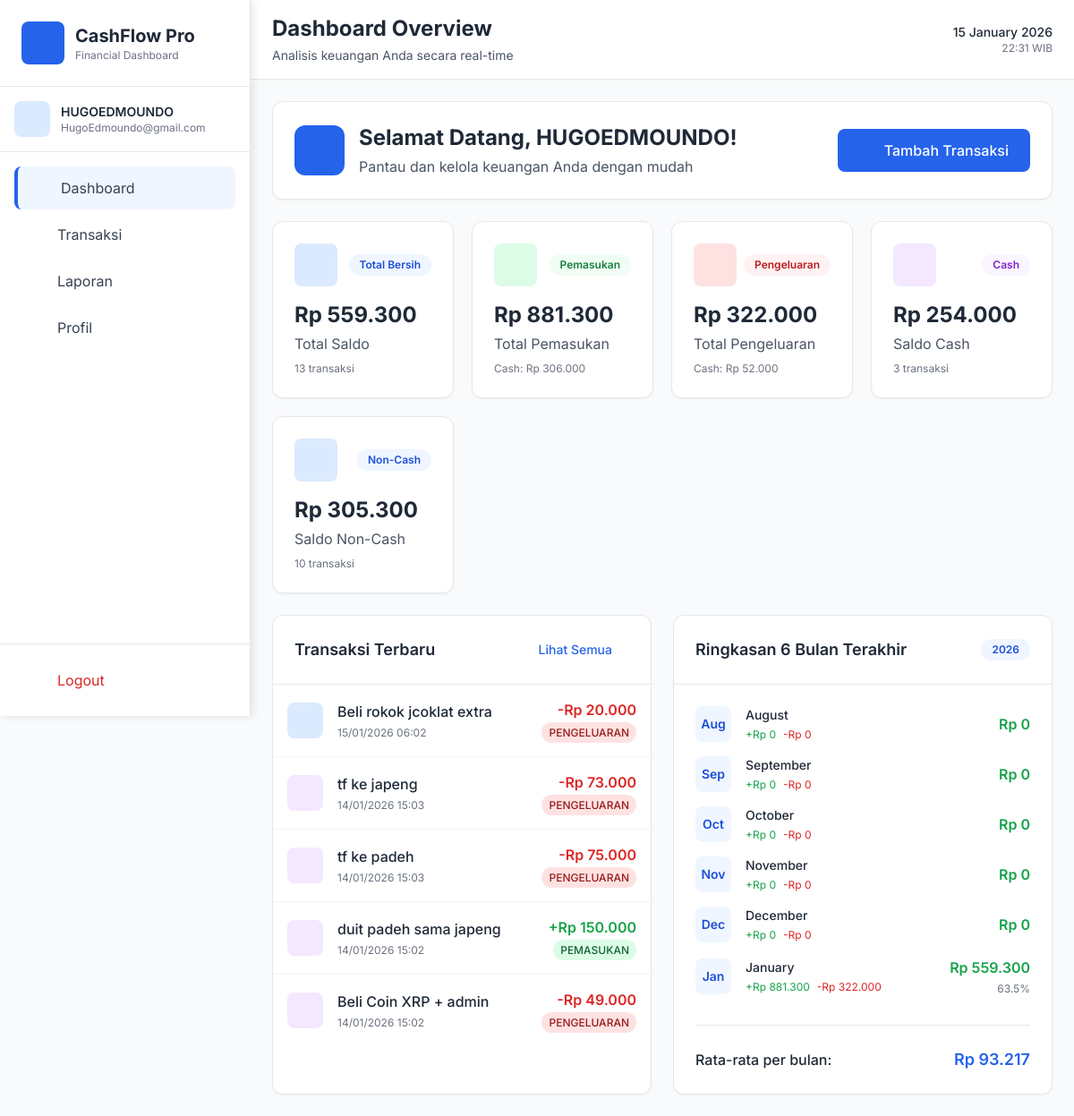
Before: /dashboard (signed in) with the older database file.
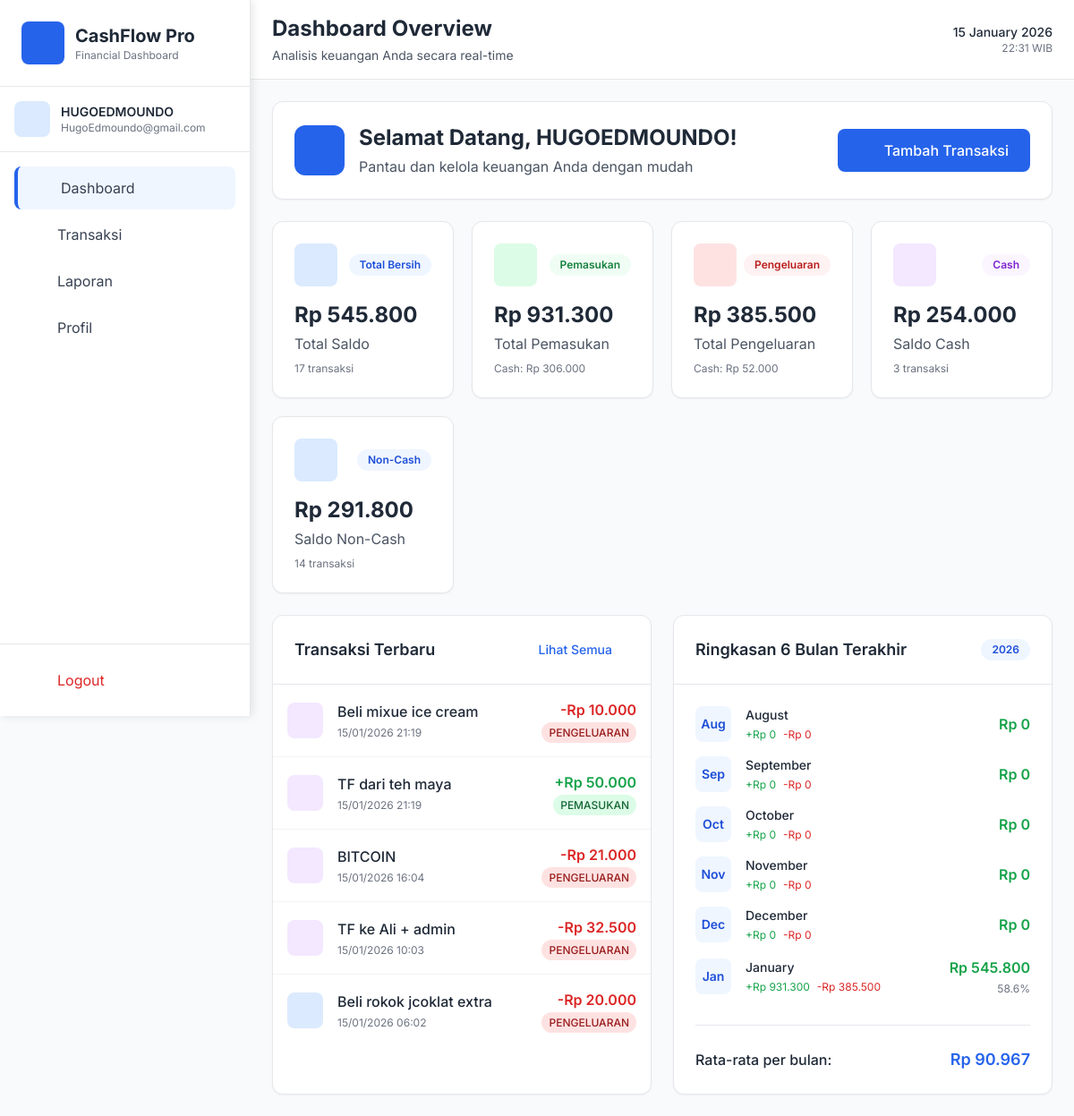
After: the same page with the newer database file.
### tables this page shows
CREATE TABLE transactions (
        id INTEGER PRIMARY KEY AUTOINCREMENT,
        user_id INTEGER NOT NULL,
        description TEXT NOT NULL,
        category TEXT NOT NULL,
        transaction_type TEXT NOT NULL,
        amount REAL NOT NULL,
        transaction_date TIMESTAMP DEFAULT CURRENT_TIMESTAMP,
        FOREIGN KEY (user_id) REFERENCES users (id)
    );

### app.py (the view)
@app.route('/dashboard')
@login_required
def dashboard():
    try:
        totals = get_user_totals(current_user.id)
        chart_data = get_chart_data(current_user.id)
        monthly_summary = get_monthly_summary(current_user.id)
        recent_transactions = get_recent_transactions(current_user.id)
        current_datetime = datetime.now(TZ)
        return render_template('dashboard.html',
                             totals=totals,
                             chart_data=chart_data,
                             monthly_summary=monthly_summary,
                             recent_transactions=recent_transactions,
                             current_year=current_datetime.year,
                             current_date=current_datetime.strftime('%d %B %Y'),
                             current_time=current_datetime.strftime('%H:%M'),
                             user_totals=totals,
                             format_rupiah=format_rupiah,
                             zip=zip)
    except Exception as e:
        print(f"Dashboard error: {e}")
        flash('Error loading dashboard', 'danger')
        current_datetime = datetime.now(TZ)
        return render_template('dashboard.html',
                             totals={'total_transactions': 0, 'total_balance': 0},
                             chart_data={'dates': [], 'category_labels': []},
                             monthly_summary=[],
                             recent_transactions=[],
                             current_date=current_datetime.strftime('%d %B %Y'),
                             current_time=current_datetime.strftime('%H:%M'))

### app.py (called while the page is built)
@login_manager.user_loader
def load_user(user_id):
    conn = sqlite3.connect('cashflow.db')
    c = conn.cursor()
    c.execute('SELECT id, username, email, full_name FROM users WHERE id = ?', (user_id,))
    user = c.fetchone()
    conn.close()
    if user:
        return User(user[0], user[1], user[2], user[3])
    return None

def format_rupiah(amount):
    try:
        amount = float(amount)
        return f"Rp {amount:,.0f}".replace(",", ".")
    except:
        return "Rp 0"

def get_db_connection():
    conn = sqlite3.connect('cashflow.db')
    conn.row_factory = sqlite3.Row
    return conn

### templates/dashboard.html (shortened to what the changed rows need)
{% extends 'base.html' %}
{% block page_title %}Dashboard Overview{% endblock %}
{% block content %}
<div class="space-y-6">
    <div class="bg-white rounded-xl shadow-sm border border-gray-200 p-6">
        <div class="flex flex-col lg:flex-row items-start lg:items-center justify-between gap-4">
            <div class="flex-1">
                <div class="flex items-center space-x-4">
                    <div>
                        <h1 class="text-2xl font-bold text-gray-800">Selamat Datang, {{ current_user.full_name or current_user.username }}!</h1>
                    </div>
                </div>
            </div>
        </div>
    </div>
    <div class="grid grid-cols-1 md:grid-cols-2 lg:grid-cols-4 gap-5">
        <div class="bg-white rounded-xl shadow-sm border border-gray-200 p-6">
            <div class="flex items-center justify-between mb-4">
                <div class="w-12 h-12 bg-blue-100 rounded-lg flex items-center justify-center">
                </div>
                <span class="text-xs font-semibold px-3 py-1 rounded-full bg-blue-50 text-blue-700">
                </span>
            </div>
            <h3 class="text-2xl font-bold text-gray-800 mb-1">{{ format_rupiah(totals.total_balance) }}</h3>
            <p class="text-gray-600 mb-2">Total Saldo</p>
            <div class="text-xs text-gray-500">
                {{ totals.total_transactions }} transaksi
            </div>
        </div>
        <div class="bg-white rounded-xl shadow-sm border border-gray-200 p-6">
            <div class="flex items-center justify-between mb-4">
                <div class="w-12 h-12 bg-green-100 rounded-lg flex items-center justify-center">
                </div>
                <span class="text-xs font-semibold px-3 py-1 rounded-full bg-green-50 text-green-700">
                </span>
            </div>
            <h3 class="text-2xl font-bold text-gray-800 mb-1">{{ format_rupiah(totals.total_income) }}</h3>
            <p class="text-gray-600 mb-2">Total Pemasukan</p>
            <div class="text-xs text-gray-500">
                Cash: {{ format_rupiah(totals.cash_income) }}
            </div>
        </div>
        <div class="bg-white rounded-xl shadow-sm border border-gray-200 p-6">
            <div class="flex items-center justify-between mb-4">
                <div class="w-12 h-12 bg-red-100 rounded-lg flex items-center justify-center">
                </div>
                <span class="text-xs font-semibold px-3 py-1 rounded-full bg-red-50 text-red-700">
                </span>
            </div>
            <h3 class="text-2xl font-bold text-gray-800 mb-1">{{ format_rupiah(totals.total_expense) }}</h3>
            <p class="text-gray-600 mb-2">Total Pengeluaran</p>
            <div class="text-xs text-gray-500">
                Cash: {{ format_rupiah(totals.cash_expense) }}
            </div>
        </div>
        <div class="bg-white rounded-xl shadow-sm border border-gray-200 p-6">
            <div class="flex items-center justify-between mb-4">
                <div class="w-12 h-12 bg-blue-100 rounded-lg flex items-center justify-center">
                </div>
                <span class="text-xs font-semibold px-3 py-1 rounded-full bg-blue-50 text-blue-700">
                </span>
            </div>
            <h3 class="text-2xl font-bold text-gray-800 mb-1">{{ format_rupiah(totals.non_cash_balance) }}</h3>
            <p class="text-gray-600 mb-2">Saldo Non-Cash</p>
            <div class="text-xs text-gray-500">
                {{ totals.non_cash_count }} transaksi
            </div>
        </div>
    </div>
    <div class="grid grid-cols-1 lg:grid-cols-2 gap-6">
        <div class="bg-white rounded-xl shadow-sm border border-gray-200">
            {% if recent_transactions and recent_transactions|length > 0 %}
            <div class="divide-y divide-gray-100">
                {% for r in recent_transactions %}
                <div class="p-4 hover:bg-gray-50 transition-colors duration-150">
                    <div class="flex items-center justify-between">
                        <div class="flex items-center">
                            <div class="w-10 h-10 rounded-lg flex items-center justify-center mr-4
                                {% if r.category == 'cash' %}bg-blue-100 text-blue-600{% else %}bg-purple-100 text-purple-600{% endif %}">
                                <i class="fas {% if r.category == 'cash' %}fa-money-bill-wave{% else %}fa-credit-card{% endif %}"></i>
                            </div>
                            <div>
                                <p class="font-medium text-gray-800">{{ r.description }}</p>
                                <p class="text-xs text-gray-500 mt-1">{{ r.display_date }}</p>
                            </div>
                        </div>
                        <div class="text-right">
                            <p class="font-semibold {% if r.transaction_type == 'income' %}text-green-600{% else %}text-red-600{% endif %}">
                                {{ ' +' if r.transaction_type == 'income' else ' -' }}{{ format_rupiah(r.amount) }}
                            </p>
                            <span class="text-xs font-medium px-2 py-1 rounded-full
                                {% if r.transaction_type == 'income' %}bg-green-100 text-green-800{% else %}bg-red-100 text-red-800{% endif %}">
                                {{ 'PEMASUKAN' if r.transaction_type == 'income' else 'PENGELUARAN' }}
                            </span>
                        </div>
                    </div>
                </div>
                {% endfor %}
            </div>
            {% endif %}
        </div>
        <div class="bg-white rounded-xl shadow-sm border border-gray-200">
            {% if monthly_summary and monthly_summary|length > 0 %}
            <div class="p-6">
                <div class="space-y-4">
                    {% for month in monthly_summary %}
                    <div class="flex items-center justify-between">
                        <div class="flex items-center">
                            <div class="w-10 h-10 rounded-lg bg-blue-50 flex items-center justify-center mr-4">
                                <span class="text-sm font-semibold text-blue-700">{{ month.month }}</span>
                            </div>
                            <div>
                                <p class="text-sm font-medium text-gray-800">{{ month.full_month }}</p>
                                <div class="flex space-x-2 text-xs mt-1">
                                    <span class="text-green-600">+{{ format_rupiah(month.income) }}</span>
                                    <span class="text-red-600">-{{ format_rupiah(month.expense) }}</span>
                                </div>
                            </div>
                        </div>
                        <div class="text-right">
                            <p class="font-semibold {% if month.balance >= 0 %}text-green-600{% else %}text-red-600{% endif %}">
                                {{ format_rupiah(month.balance) }}
                            </p>
                            {% if month.income > 0 %}
                            <div class="text-xs text-gray-500 mt-1">
                                {{ ((month.balance/month.income)*100)|round(1) }}%
                            </div>
                            {% endif %}
                        </div>
                    </div>
                    {% endfor %}
                </div>
                <div class="mt-8 pt-6 border-t border-gray-200">
                    <div class="flex justify-between items-center">
                        <span class="font-medium text-gray-800">Rata-rata per bulan:</span>
                        {% set total_balance = monthly_summary|sum(attribute='balance') %}
                        {% set avg_balance = total_balance/monthly_summary|length if monthly_summary|length > 0 else 0 %}
                        <span class="text-lg font-semibold text-blue-600">
                            {{ format_rupiah(avg_balance) }}
                        </span>
                    </div>
                </div>
            </div>
            {% endif %}
        </div>
    </div>
</div>
{% endblock %}

Changed rows visible on the page:
no longer on this page (row unchanged): transactions: description "tf ke japeng", display_date "14/01/2026 15:03", transaction_type "-", amount "Rp 73.000", transaction_type "PENGELUARAN"
no longer on this page (row unchanged): transactions: description "tf ke padeh", display_date "14/01/2026 15:03", transaction_type "-", amount "Rp 75.000", transaction_type "PENGELUARAN"
no longer on this page (row unchanged): transactions: description "duit padeh sama japeng", display_date "14/01/2026 15:02", transaction_type "+", amount "Rp 150.000", transaction_type "PEMASUKAN"
no longer on this page (row unchanged): transactions: description "Beli Coin XRP + admin", display_date "14/01/2026 15:02", transaction_type "-", amount "Rp 49.000", transaction_type "PENGELUARAN"
added transactions: description "Beli mixue ice cream", display_date "15/01/2026 21:19", transaction_type "-", amount "Rp 10.000", transaction_type "PENGELUARAN"
added transactions: description "TF dari teh maya", display_date "15/01/2026 21:19", transaction_type "+", amount "Rp 50.000", transaction_type "PEMASUKAN"
added transactions: description "BITCOIN", display_date "15/01/2026 16:04", transaction_type "-", amount "Rp 21.000", transaction_type "PENGELUARAN"
added transactions: description "TF ke Ali + admin", display_date "15/01/2026 10:03", transaction_type "-", amount "Rp 32.500", transaction_type "PENGELUARAN"
Other visible differences:
{{ totals.total_transactions }}: "13" → "17"
{{ totals.non_cash_count }}: "10" → "14"
text no longer shown: "Rp 559.300 Rp 881.300 Rp 322.000 Rp 305.300 Rp 93.217"
text now shown: "Rp 545.800 Rp 931.300 Rp 385.500 Rp 291.800 Rp 90.967"
new list line: "Jan January + Rp 931.300 - Rp 385.500 Rp 545.800 58.6 %"
list line gone: "Jan January + Rp 881.300 - Rp 322.000 Rp 559.300 63.5 %"
